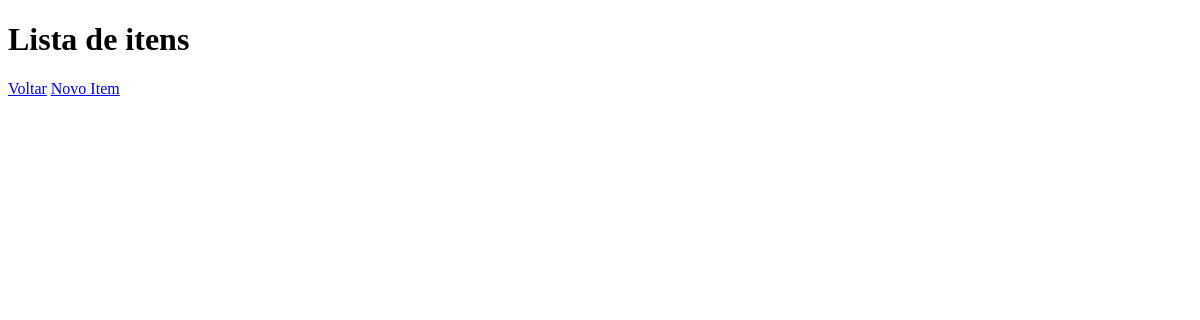
The page /lista_item/ on the database as committed earlier.
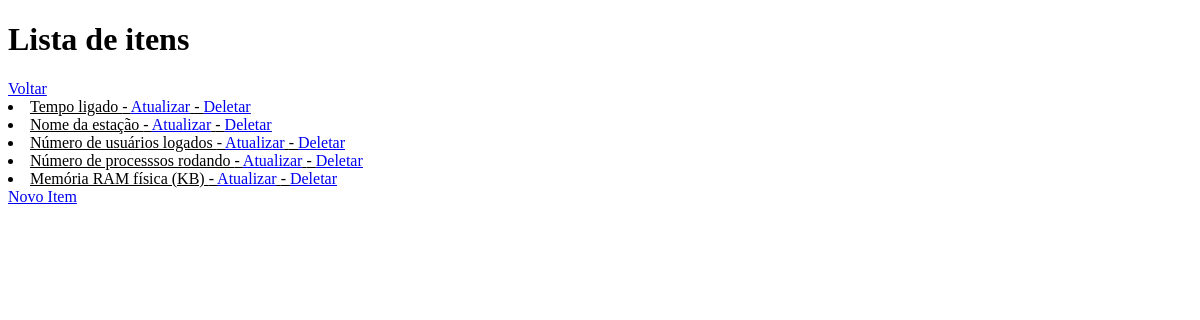
The same page on the database as committed later.
### hosts/models.py (models this page shows)
class Item(models.Model):
    item_nome = models.CharField(max_length=100)
    item_oid = models.CharField(max_length=100)
    item_tipoInformacao = models.CharField(choices=TIPOS_DE_INFORMACAO_RETORNADA_SNMP_GET, max_length=100)
    item_intervaloAtualizacao = models.PositiveSmallIntegerField(default=1)
    item_intervaloAtualizacaoUn = models.CharField(choices=UNIDADES_INTERVALO_ATUALIZACAO, max_length=100,
                                                   default=UNIDADES_INTERVALO_ATUALIZACAO.__getitem__(1))
    item_tempoArmazenamentoDados = models.PositiveSmallIntegerField(default=90)
    item_tempoArmazenamentoDadosUn = models.CharField(choices=UNIDADES_INTERVALO_ARMAZENAMENTO, max_length=100,
                                                      default=UNIDADES_INTERVALO_ARMAZENAMENTO.__getitem__(2))
    def __str__(self):
        return self.item_nome
    class Meta:
        verbose_name_plural = 'Itens'

### hosts/views.py (the view)
# urls.py: path('lista_item/', listaItem, name='url_listaItem'),
def listaItem(request):  # Função recebe request do navegador
    data = {'lista_itens': Item.objects.all()}  # Cria um dicionário chamado 'data' com uma lista dentro chamada
    return render(request, 'hosts/listaItens.html', data)  # Retorna a request, template e dicionario criado na

### hosts/templates/hosts/listaItens.html (shortened to what this page needs)
<!DOCTYPE html>
<html lang="en">
<head>
</head>
<body>
<h1>Lista de itens</h1>
<a href="{% url 'url_home' %}">Voltar</a>
    <u>
        {% for Item in lista_itens %}
            <li>{{ Item }} - <a href="{% url 'url_atualizaItem' Item.id %}">Atualizar</a> -
                <a href="{% url 'url_deletaItem' Item.id %}">Deletar</a> </li>
        {% endfor %}
    </u>
<a href="{% url 'url_novoItem' %}">Novo Item</a>
</body>
</html>

Rows that differ between the two databases and show on the page:
added Item: item_nome "Tempo ligado"
added Item: item_nome "Nome da estação"
added Item: item_nome "Número de usuários logados"
added Item: item_nome "Número de processsos rodando"
added Item: item_nome "Memória RAM física (KB)"
